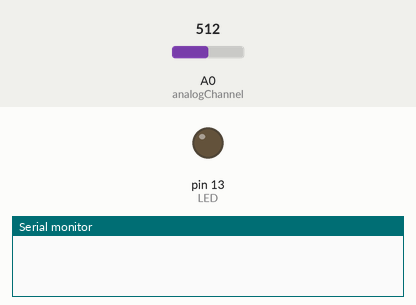
The sketch below on a simulated Arduino Uno, built with avr-gcc and run on an emulated ATmega328P. Shown: output pins drawn as LEDs (lit = HIGH), the last lines printed to the serial monitor. Dashed ring = blinking. Inputs (shaded band) come from the test bench; at power-on: A0 (analogChannel) = 512.

Above: at 0.1 s.
At 0.65 s:
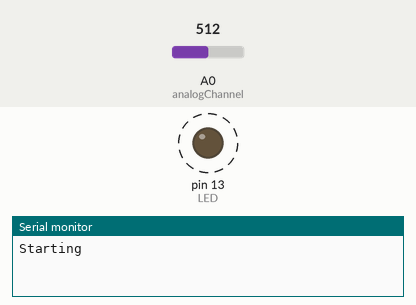
Timing chart, 0 to 3.5 s (numbered marks = the images above):
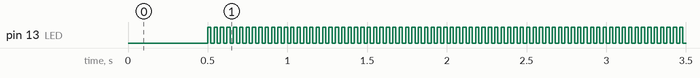

The sketch:

running_average1.ino
```cpp
// running_average1
// A simple example of using an array in RAM to make a circular buffer
// and calculate a running average to smooth out noise in the signal
// A new sample is taken every 20 milliseconds, but a new average
// value is only calculated every second, and output to the serial
// monitor.

// You can input a voltage to Analog Pin 0 to change the measured
// value.


byte analogChannel = 0; // define which pin to read
long newtick = 0; // used to keep track of millis() value
long oldtick = 0; // used to keep track of millis() value
long serialtick = 0;
byte LED = 13; // Define which pin has the LED attached

//*****************************************
// Code to create a circular buffer and running average
const int arrayLength = 32; // This must be a const so it can be used in the next line
int tempInArray[arrayLength]; // define an array to hold last 32 values
word total = 0; // define a variable to hold total of tempInArray values (word = 16-bit unsigned)
word totalAvg = 0; // an integer variable to hold the average ADC value
byte index = 0; // counter to keep track of times through the sampling loop
//******************************************


void setup() {
 Serial.begin(115200);
 delay(500);
 Serial.println("Starting");
 pinMode(LED,OUTPUT); // Set the LED pin as an output

}

void loop() {

  newtick = millis(); // read the millisecond timer value once per cycle

  // If more than 10 milliseconds have elapsed since oldtick was
  // last updated (the difference between newtick and oldtick >= 10)
  // then take a new analog reading
  if (newtick - oldtick >= 20) {
   oldtick = newtick; // update oldtick value
   tempInArray[index] = analogRead(analogChannel); // Take a reading from analog channel
   index = index++; // increment index
   if (index == arrayLength) {
     index = 0; // reset index
    }
    digitalWrite(LED,!(digitalRead(LED)));
  }

  // If more than 1000 milliseconds have elapsed since serialtick
  // was last updated (the difference between newtick and serialtick >=1000)
  // then output a new reading to the Serial monitor
  if (newtick - serialtick >= 1000) {
    serialtick = newtick; // Update serialtick now
    // Tally up the total value of the data points in the tempInArray
    total = 0; // First re-zero total value
    for (byte i = 0; i < arrayLength; i++){
     total = total + tempInArray[i];
    }
    totalAvg = total >> 5; // divide by 32 using bitwise right-shift (2^5 = 32).
    // Alternatively, you can do the above operation like so:
    // totalAvg = total / 32; //integer division, drops all remainders
    Serial.print(totalAvg); // The average ADC value (0 to 1023)
    Serial.print("\t");
    float voltage = totalAvg * (5.0 / 1023.0);
    Serial.println(voltage);

  }

}
```

Measured:
- by itself, pin 13 (LED): alternates HIGH for 0.02 s and LOW for 0.02 s
